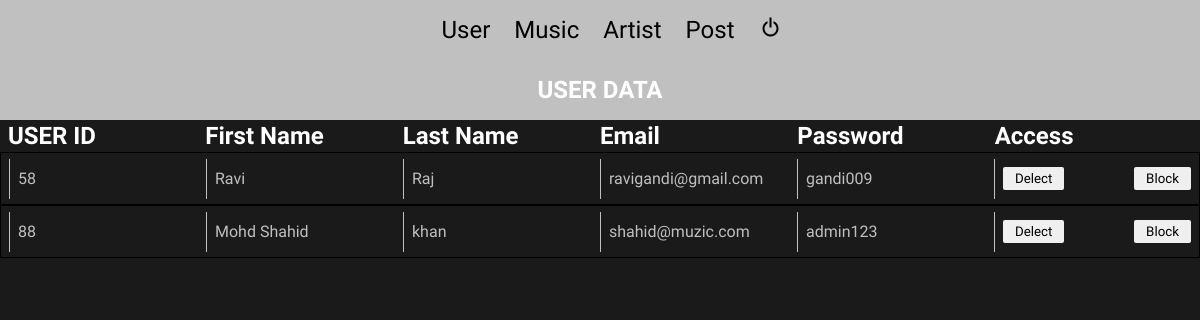
The app's page /User_data.php (signed in) with its own data.
### tables this page shows
CREATE TABLE `user_data` (
  `ID` tinyint(4) NOT NULL,
  `first_name` varchar(150) NOT NULL,
  `last_name` varchar(150) NOT NULL,
  `email` varchar(200) NOT NULL,
  `password` varchar(255) NOT NULL,
  `c_password` varchar(255) NOT NULL
);

### User_data.php (the view, shortened to what this page needs)
<?php
    if(isset($_SESSION['a_email'])){
?>
<!DOCTYPE html>
<html lang="en">
<head>
</head>
<body>
    <nav>
        <a href="user_data.php">User</a>
        <a href="adminmusic.php">Music</a>
        <a href="adminartist.php">Artist</a>
        <a href="adminpost.php">Post</a>
        <a href="logout.php"><i class='bx bx-power-off'></i></a>
    </nav>
    <h1 class="head">USER DATA</h1>
    <div class="user_head">
        <h3>USER ID</h3>
        <h3>First Name</h3>
        <h3>Last Name</h3>
        <h3>Email</h3>
        <h3>Password</h3>
        <h3>Access</h3>
    </div>
    <section class="data" id="data">
    <?php
        $con = mysqli_connect('localhost','root','','users');
        $user = mysqli_query($con, "select *  from user_data");
        while($data = mysqli_fetch_array($user)){
    ?>
    <div class="d_data">
        <div class="table_data">
            <p><?php echo $data['ID']?></p>
        </div>
        <div class="table_data">
            <p><?php echo $data['first_name']?></p>
        </div>
        <div class="table_data">
            <p><?php echo $data['last_name']?></p>
        </div>
        <div class="table_data">
            <p><?php echo $data['email']?></p>
        </div>
        <div class="table_data">
            <p><?php echo $data['password']?></p>
        </div>
        <div class="table_data">
            <button>Delect</button>
            <button>Block</button>
        </div>
    </div>
    <?php
        }
    ?>
    </section>
    <?php
        }else{
            header('location:login.php');
        }
    ?>
</body>
</html>

### css/adminstyle.css (style rules this page uses)
* { margin: 0; padding: 0; box-sizing: border-box; text-decoration: none; color: #000; border: none; outline: none; font-family: 'Tektur', cursive; }
:root { --bg-gradient: linear-gradient(to right, purple, gray); --max-s: 10.2rem; --avg-s: 3rem; --min-s: 2rem; }
html { font-size: 50%; }
body { background-color: #1a1a1a; }
.head { color: #fff; text-align: center; font-size: var(--avg-s); padding: var(--min-s) var(--avg-s); width: 100%; background-color: #c0c0c0; }
nav { display: flex; justify-content: center; align-items: center; padding: var(--min-s) var(--min-s); background-color: #c0c0c0; }
nav a { margin-left: var(--avg-s); font-size: var(--avg-s); }
.user_head { padding: 2rem 1rem; width: 100%; height: 4rem; display: flex; justify-content: space-between; align-items: center; flex: nowrap; }
.user_head h3 { font-size: var(--avg-s); color: #fff; flex: 1 1 33.3rem; }
.d_data { padding: 0.7rem 1rem; display: flex; justify-content: space-between; align-items: center; flex-wrap: nowrap; }
.d_data { border: 0.125rem solid #000; border-radius: 0.125rem; }
.d_data .table_data { display: flex; justify-content: space-between; align-items: center; height: 5rem; flex: 1 1 33.3rem; border-left: 0.15rem solid #c0c0c0; padding-left: 1rem; }
.table_data button { padding: 0.5rem 1.5rem; border-radius: 0.25rem; }
.table_data p { font-size: var(--min-s); color: #c0c0c0; }

### records on screen
user_data: ID "58", first_name "Ravi", last_name "Raj", email "ravigandi@gmail.com", password "gandi009"
user_data: ID "88", first_name "Mohd Shahid", last_name "khan", email "shahid@muzic.com", password "admin123"
